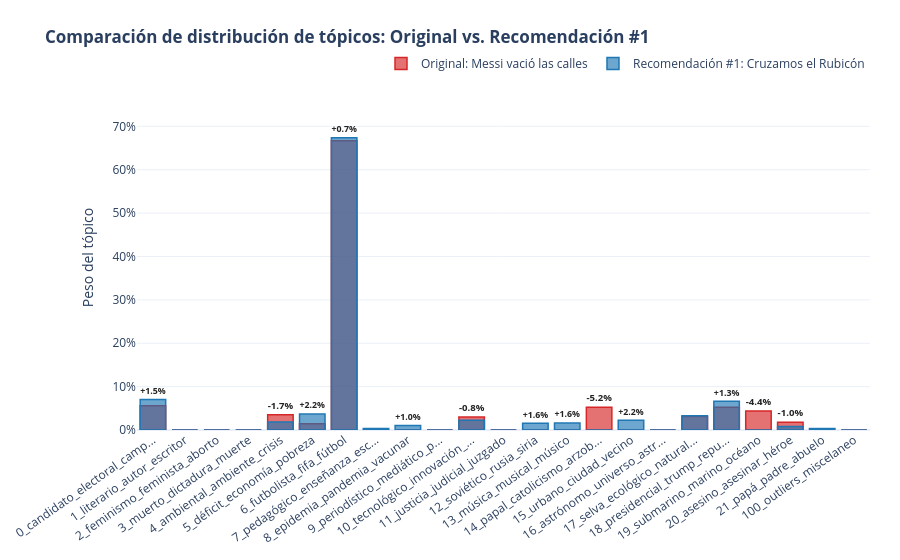

Write notebook code for a chart like this one.
### Code cell
sims = cosine_similarity(
    doc_topic_dist[TARGET_ID].reshape(1, -1), doc_topic_dist
).flatten()
rec1_id = [i for i in sims.argsort()[::-1] if i != TARGET_ID][0]

titulo_origen = df.loc[df["doc_id"] == TARGET_ID, "title_text"].iloc[0]
titulo_rec1 = df.loc[df["doc_id"] == rec1_id, "title_text"].iloc[0]

vec_origen = doc_topic_dist[TARGET_ID]
vec_rec1 = doc_topic_dist[rec1_id]

nombres_x, valores_origen, valores_rec1, diferencias, alturas_max = (
    [],
    [],
    [],
    [],
    [],
)

for col_idx, t_id in enumerate(all_topics):
  nombre = topic_words_dict[t_id]
  nombres_x.append(nombre[:26] + "..." if len(nombre) > 28 else nombre)

  v_orig, v_rec = vec_origen[col_idx], vec_rec1[col_idx]
  valores_origen.append(v_orig)
  valores_rec1.append(v_rec)
  alturas_max.append(max(v_orig, v_rec))

  diff = v_rec - v_orig
  diferencias.append(
      f"<b>{'+' if diff > 0 else ''}{diff*100:.1f}%</b>"
      if abs(diff) >= 0.005
      else ""
  )

ymax = max(max(valores_origen), max(valores_rec1))

fig = go.Figure()
fig.add_trace(
    go.Bar(
        x=nombres_x,
        y=valores_origen,
        name=f"Original: {titulo_origen}",
        marker_color="rgba(214, 39, 40, 0.65)",
        marker_line_color="rgba(214, 39, 40, 1)",
        marker_line_width=1.5,
    )
)
fig.add_trace(
    go.Bar(
        x=nombres_x,
        y=valores_rec1,
        name=f"Recomendación #1: {titulo_rec1}",
        marker_color="rgba(31, 119, 180, 0.65)",
        marker_line_color="rgba(31, 119, 180, 1)",
        marker_line_width=1.5,
    )
)
fig.add_trace(
    go.Bar(
        x=nombres_x,
        y=alturas_max,
        text=diferencias,
        textposition="outside",
        textfont=dict(size=10, color="#222222"),
        marker_color="rgba(0,0,0,0)",
        marker_line_color="rgba(0,0,0,0)",
        showlegend=False,
    )
)

fig.update_layout(
    title=(
        "<b>Comparación de distribución de tópicos: Original vs."
        " Recomendación #1</b>"
    ),
    barmode="overlay",
    template="plotly_white",
    margin=dict(t=85, b=130, l=60, r=30),
    yaxis=dict(
        tickformat=".0%", title="Peso del tópico", range=[0, ymax * 1.18]
    ),
    xaxis=dict(
        tickangle=-35, categoryorder="array", categoryarray=nombres_x
    ),
    legend=dict(
        orientation="h", yanchor="bottom", y=1.02, xanchor="right", x=1
    ),
)

fig.write_image(
    str(FIGURAS_DIR / "recomendador_composicion_topicos.png"),
    width=1200,
    height=550,
    scale=2,
)
fig.show()

### Figure 1 — Plotly figure (JSON) as saved in the notebook; plotly's stock layout.template omitted (floating-point values rounded to 4 significant figures)
{"data": [{"marker": {"color": "rgba(214, 39, 40, 0.65)", "line": {"color": "rgba(214, 39, 40, 1)", "width": 1.5}}, "name": "Original: Messi vació las calles", "type": "bar", "x": ["0_candidato_electoral_camp...", "1_literario_autor_escritor", "2_feminismo_feminista_aborto", "3_muerto_dictadura_muerte", "4_ambiental_ambiente_crisis", "5_déficit_economía_pobreza", "6_futbolista_fifa_fútbol", "7_pedagógico_enseñanza_esc...", "8_epidemia_pandemia_vacunar", "9_periodístico_mediático_p...", "10_tecnológico_innovación_...", "11_justicia_judicial_juzgado", "12_soviético_rusia_siria", "13_música_musical_músico", "14_papal_catolicismo_arzob...", "15_urbano_ciudad_vecino", "16_astrónomo_universo_astr...", "17_selva_ecológico_natural...", "18_presidencial_trump_repu...", "19_submarino_marino_océano", "20_asesino_asesinar_héroe", "21_papá_padre_abuelo", "100_outliers_miscelaneo"], "y": [0.05562, 0, 0, 0, 0.03538, 0.01461, 0.6665, 0, 0, 0, 0.02978, 0, 0, 0, 0.05226, 0, 0, 0.03111, 0.05268, 0.04395, 0.0181, 0, 0]}, {"marker": {"color": "rgba(31, 119, 180, 0.65)", "line": {"color": "rgba(31, 119, 180, 1)", "width": 1.5}}, "name": "Recomendación #1: Cruzamos el Rubicón", "type": "bar", "x": ["0_candidato_electoral_camp...", "1_literario_autor_escritor", "2_feminismo_feminista_aborto", "3_muerto_dictadura_muerte", "4_ambiental_ambiente_crisis", "5_déficit_economía_pobreza", "6_futbolista_fifa_fútbol", "7_pedagógico_enseñanza_esc...", "8_epidemia_pandemia_vacunar", "9_periodístico_mediático_p...", "10_tecnológico_innovación_...", "11_justicia_judicial_juzgado", "12_soviético_rusia_siria", "13_música_musical_músico", "14_papal_catolicismo_arzob...", "15_urbano_ciudad_vecino", "16_astrónomo_universo_astr...", "17_selva_ecológico_natural...", "18_presidencial_trump_repu...", "19_submarino_marino_océano", "20_asesino_asesinar_héroe", "21_papá_padre_abuelo", "100_outliers_miscelaneo"], "y": [0.07057, 0, 0, 0, 0.01834, 0.03661, 0.6739, 0.003479, 0.01023, 0, 0.02223, 0, 0.01576, 0.01592, 0, 0.02225, 0, 0.03291, 0.06601, 0, 0.008335, 0.003419, 0]}, {"marker": {"color": "rgba(0,0,0,0)", "line": {"color": "rgba(0,0,0,0)"}}, "showlegend": false, "text": ["<b>+1.5%</b>", "", "", "", "<b>-1.7%</b>", "<b>+2.2%</b>", "<b>+0.7%</b>", "", "<b>+1.0%</b>", "", "<b>-0.8%</b>", "", "<b>+1.6%</b>", "<b>+1.6%</b>", "<b>-5.2%</b>", "<b>+2.2%</b>", "", "", "<b>+1.3%</b>", "<b>-4.4%</b>", "<b>-1.0%</b>", "", ""], "textfont": {"color": "#222222", "size": 10}, "textposition": "outside", "type": "bar", "x": ["0_candidato_electoral_camp...", "1_literario_autor_escritor", "2_feminismo_feminista_aborto", "3_muerto_dictadura_muerte", "4_ambiental_ambiente_crisis", "5_déficit_economía_pobreza", "6_futbolista_fifa_fútbol", "7_pedagógico_enseñanza_esc...", "8_epidemia_pandemia_vacunar", "9_periodístico_mediático_p...", "10_tecnológico_innovación_...", "11_justicia_judicial_juzgado", "12_soviético_rusia_siria", "13_música_musical_músico", "14_papal_catolicismo_arzob...", "15_urbano_ciudad_vecino", "16_astrónomo_universo_astr...", "17_selva_ecológico_natural...", "18_presidencial_trump_repu...", "19_submarino_marino_océano", "20_asesino_asesinar_héroe", "21_papá_padre_abuelo", "100_outliers_miscelaneo"], "y": [0.07057, 0, 0, 0, 0.03538, 0.03661, 0.6739, 0.003479, 0.01023, 0, 0.02978, 0, 0.01576, 0.01592, 0.05226, 0.02225, 0, 0.03291, 0.06601, 0.04395, 0.0181, 0.003419, 0]}], "layout": {"barmode": "overlay", "legend": {"orientation": "h", "x": 1, "xanchor": "right", "y": 1.02, "yanchor": "bottom"}, "margin": {"b": 130, "l": 60, "r": 30, "t": 85}, "title": {"text": "<b>Comparación de distribución de tópicos: Original vs. Recomendación #1</b>"}, "xaxis": {"categoryarray": ["0_candidato_electoral_camp...", "1_literario_autor_escritor", "2_feminismo_feminista_aborto", "3_muerto_dictadura_muerte", "4_ambiental_ambiente_crisis", "5_déficit_economía_pobreza", "6_futbolista_fifa_fútbol", "7_pedagógico_enseñanza_esc...", "8_epidemia_pandemia_vacunar", "9_periodístico_mediático_p...", "10_tecnológico_innovación_...", "11_justicia_judicial_juzgado", "12_soviético_rusia_siria", "13_música_musical_músico", "14_papal_catolicismo_arzob...", "15_urbano_ciudad_vecino", "16_astrónomo_universo_astr...", "17_selva_ecológico_natural...", "18_presidencial_trump_repu...", "19_submarino_marino_océano", "20_asesino_asesinar_héroe", "21_papá_padre_abuelo", "100_outliers_miscelaneo"], "categoryorder": "array", "tickangle": -35}, "yaxis": {"range": [0, 0.7952], "tickformat": ".0%", "title": {"text": "Peso del tópico"}}}}
